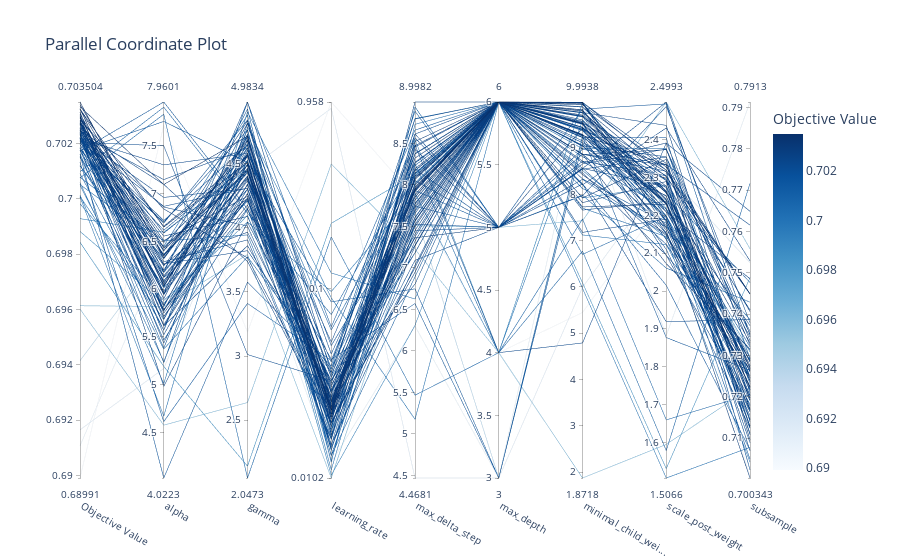

The code cell stored with this chart in its notebook:
### Markdown cell above
Indeed we can observe slight performance improvement after the zooming process. The zooming process proven to be useful and at a correct path. Let's take a look at tendencies of our algorithm optimization process of selecting the best hyperparams:

### Code cell
plot_parallel_coordinate(re_study)
